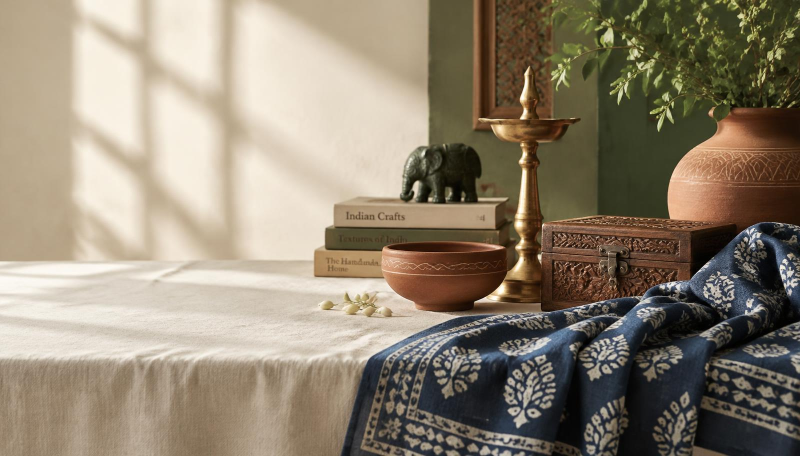
#> input picture frontend/assets/images/hero-crafts.jpg, 1600 x 912 px (shown at 1/2 size)
$ python -i preprocessing.py   (imports and definitions only)
#> lines starting #> are read from the running program, lines starting #| are printed output that depends on the picture; after the words box and inside, x2 and y2 are one past the last pixel; in counts of white or black regions, pixels touching at a corner belong together
from pathlib import Path

import cv2
import numpy as np


# ============================================================
# IMAGE LOADING
# ============================================================

def load_image(image):
    """
    Convert different image inputs into an OpenCV BGR image.

    Supported inputs:
        - File path
        - pathlib.Path
        - PIL Image
        - NumPy array

    Returns:
        NumPy ndarray in BGR format.
    """

    # --------------------------------------------------------
    # NumPy image
    # --------------------------------------------------------

    if isinstance(image, np.ndarray):

        if image.size == 0:
            raise ValueError(
                "Input NumPy image is empty."
            )

        return image.copy()

    # --------------------------------------------------------
    # File path
    # --------------------------------------------------------

    if isinstance(
        image,
        (str, Path),
    ):

        image_path = Path(image)

        if not image_path.exists():
            raise FileNotFoundError(
                f"Image not found: {image_path}"
            )

        image_array = cv2.imread(
            str(image_path)
        )

        if image_array is None:
            raise ValueError(
                f"Unable to read image: {image_path}"
            )

        return image_array

    # --------------------------------------------------------
    # PIL Image
    # --------------------------------------------------------

    try:
        from PIL import Image

        if isinstance(
            image,
            Image.Image,
        ):

            # Convert PIL image to RGB
            rgb_image = image.convert(
                "RGB"
            )

            # PIL → NumPy
            rgb_array = np.array(
                rgb_image
            )

            # RGB → OpenCV BGR
            bgr_array = cv2.cvtColor(
                rgb_array,
                cv2.COLOR_RGB2BGR,
            )

            return bgr_array

    except ImportError:
        pass

    # --------------------------------------------------------
    # Unsupported input
    # --------------------------------------------------------

    raise TypeError(
        "Unsupported image type: "
        f"{type(image).__name__}. "
        "Expected a file path, PIL Image, "
        "or NumPy array."
    )


# ============================================================
# RESIZE
# ============================================================

def resize_for_ocr(
    image,
    target_width=1600,
):
    """
    Resize image for better OCR performance.

    Small images are enlarged.
    Large images are reduced while preserving aspect ratio.

    Returns:
        Resized OpenCV image.
    """
#> called with target_width = 1600

    image = load_image(
        image
    )

    height, width = image.shape[:2]
#> height = 912; width = 1600

    if width <= 0 or height <= 0:
        raise ValueError(
            "Invalid image dimensions."
        )

    # --------------------------------------------------------
    # Calculate scale
    # --------------------------------------------------------

    scale = (
        target_width / width
    )
#> scale = 1

    # Avoid unnecessarily shrinking very large images.
    if scale < 1.0:
        new_width = target_width
        new_height = int(
            height * scale
        )

    # Enlarge smaller images.
    elif width < target_width:
        new_width = target_width
        new_height = int(
            height * scale
        )

    else:
        new_width = width
#> new_width = 1600
        new_height = height
#> new_height = 912

    # --------------------------------------------------------
    # Resize
    # --------------------------------------------------------

    resized = cv2.resize(
        image,
        (
            new_width,
            new_height,
        ),
        interpolation=(
            cv2.INTER_CUBIC
        ),
    )

    return resized


# ============================================================
# GRAYSCALE
# ============================================================

def convert_to_grayscale(
    image
):
    """
    Convert BGR image to grayscale.
    """

    image = load_image(
        image
    )

    # Already grayscale
    if len(image.shape) == 2:
        return image

    return cv2.cvtColor(
        image,
        cv2.COLOR_BGR2GRAY,
    )
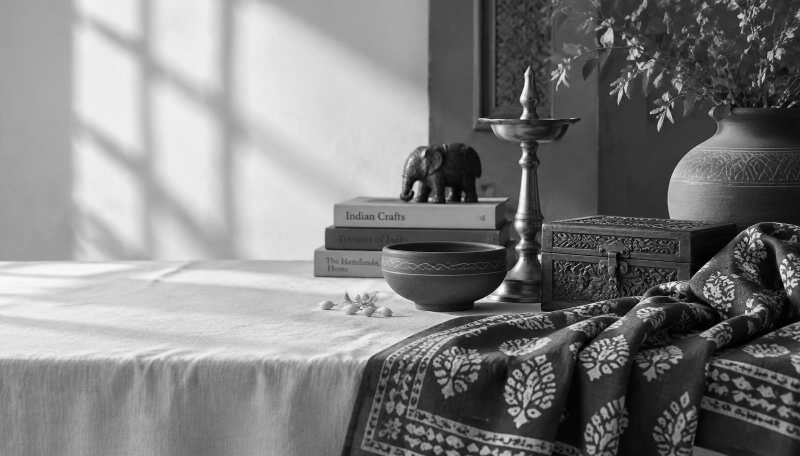
#> returned value: shape (912, 1600) (shown at 1/2 size); min 0, max 255, mean 128


# ============================================================
# DENOISING
# ============================================================

def denoise_image(
    image
):
    """
    Reduce image noise before OCR.
    """

    if image is None:
        raise ValueError(
            "Image cannot be None."
        )

    return cv2.GaussianBlur(
        image,
        (3, 3),
        0,
    )


# ============================================================
# THRESHOLDING
# ============================================================

def threshold_image(
    image
):
    """
    Convert grayscale image into a high-contrast
    binary image using adaptive thresholding.
    """

    if image is None:
        raise ValueError(
            "Image cannot be None."
        )

    # Ensure grayscale
    if len(image.shape) == 3:
        image = cv2.cvtColor(
            image,
            cv2.COLOR_BGR2GRAY,
        )

    thresholded = cv2.adaptiveThreshold(
        image,
        255,
        cv2.ADAPTIVE_THRESH_GAUSSIAN_C,
        cv2.THRESH_BINARY,
        31,
        11,
    )
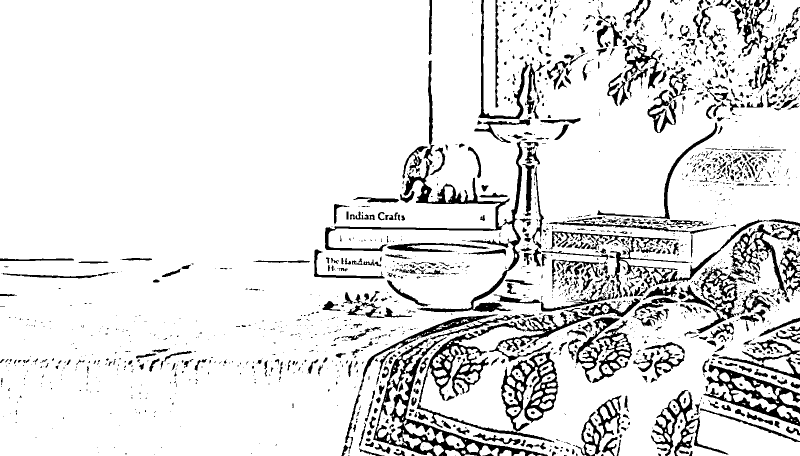
#> thresholded: shape (912, 1600) (shown at 1/2 size); 88.5% white; 1943 black regions (1315 under 20 px), largest, box (x1, y1, x2, y2) and area: (746, 674, 1096, 912) 9948, (833, 703, 1117, 885) 7246, (650, 121, 1020, 503) 7228

    return thresholded


# ============================================================
# OCR PREPROCESSING PIPELINE
# ============================================================

def preprocess_image(
    image
):
    """
    Complete OCR preprocessing pipeline.

    Pipeline:

        Input image
            ↓
        Load / convert
            ↓
        Resize
            ↓
        Grayscale
            ↓
        Denoise
            ↓
        Adaptive threshold
            ↓
        OCR-ready image

    Returns:
        NumPy ndarray.
    """

    # --------------------------------------------------------
    # 1. Load / normalize input
    # --------------------------------------------------------

    image = load_image(
        image
    )

    # --------------------------------------------------------
    # 2. Resize
    # --------------------------------------------------------

    resized = resize_for_ocr(
        image
    )

    # --------------------------------------------------------
    # 3. Grayscale
    # --------------------------------------------------------

    grayscale = convert_to_grayscale(
        resized
    )

    # --------------------------------------------------------
    # 4. Denoise
    # --------------------------------------------------------

    denoised = denoise_image(
        grayscale
    )

    # --------------------------------------------------------
    # 5. Adaptive threshold
    # --------------------------------------------------------

    thresholded = threshold_image(
        denoised
    )

    return thresholded


# ============================================================
# SAVE PREPROCESSED IMAGE
# ============================================================

def save_preprocessed_image(
    image,
    output_path,
):
    """
    Preprocess and save an image.

    Useful for debugging OCR preprocessing.
    """

    processed = preprocess_image(
        image
    )

    output_path = Path(
        output_path
    )

    output_path.parent.mkdir(
        parents=True,
        exist_ok=True,
    )

    success = cv2.imwrite(
        str(output_path),
        processed,
    )

    if not success:
        raise IOError(
            f"Unable to save image: "
            f"{output_path}"
        )

    return output_path

>>> import cv2
>>> picture = cv2.cvtColor(cv2.imread('../../frontend/assets/images/hero-crafts.jpg'), cv2.COLOR_BGR2RGB)
>>> result = preprocess_image(picture)
